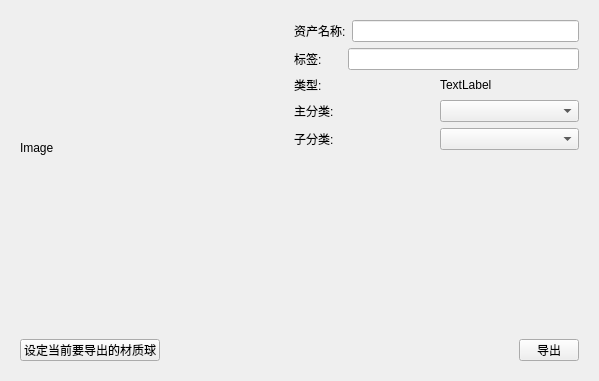
<?xml version="1.0" encoding="UTF-8"?>
<ui version="4.0">
 <class>Form</class>
 <widget class="QWidget" name="Form">
  <property name="geometry">
   <rect>
    <x>0</x>
    <y>0</y>
    <width>599</width>
    <height>381</height>
   </rect>
  </property>
  <property name="windowTitle">
   <string>Form</string>
  </property>
  <layout class="QVBoxLayout" name="verticalLayout_4">
   <item>
    <widget class="QWidget" name="widget_2" native="true">
     <layout class="QHBoxLayout" name="horizontalLayout_6">
      <property name="spacing">
       <number>0</number>
      </property>
      <property name="leftMargin">
       <number>0</number>
      </property>
      <property name="topMargin">
       <number>0</number>
      </property>
      <property name="rightMargin">
       <number>0</number>
      </property>
      <property name="bottomMargin">
       <number>0</number>
      </property>
      <item>
       <widget class="QWidget" name="widget_4" native="true">
        <layout class="QVBoxLayout" name="verticalLayout_2">
         <item>
          <widget class="QLabel" name="lb_image">
           <property name="sizePolicy">
            <sizepolicy hsizetype="Fixed" vsizetype="Fixed">
             <horstretch>0</horstretch>
             <verstretch>0</verstretch>
            </sizepolicy>
           </property>
           <property name="minimumSize">
            <size>
             <width>256</width>
             <height>256</height>
            </size>
           </property>
           <property name="text">
            <string>Image</string>
           </property>
          </widget>
         </item>
         <item>
          <spacer name="verticalSpacer">
           <property name="orientation">
            <enum>Qt::Vertical</enum>
           </property>
           <property name="sizeHint" stdset="0">
            <size>
             <width>20</width>
             <height>40</height>
            </size>
           </property>
          </spacer>
         </item>
        </layout>
       </widget>
      </item>
      <item alignment="Qt::AlignTop">
       <widget class="QWidget" name="widget_5" native="true">
        <layout class="QVBoxLayout" name="verticalLayout">
         <item>
          <layout class="QHBoxLayout" name="horizontalLayout">
           <item>
            <widget class="QLabel" name="label_2">
             <property name="text">
              <string>资产名称:</string>
             </property>
            </widget>
           </item>
           <item>
            <widget class="QLineEdit" name="leAssetName"/>
           </item>
          </layout>
         </item>
         <item>
          <layout class="QHBoxLayout" name="horizontalLayout_2">
           <item>
            <widget class="QLabel" name="label_3">
             <property name="text">
              <string>标签:      </string>
             </property>
            </widget>
           </item>
           <item>
            <widget class="QLineEdit" name="lb_tags">
             <property name="toolTip">
              <string>输入标签,以逗号分割</string>
             </property>
            </widget>
           </item>
          </layout>
         </item>
         <item>
          <layout class="QHBoxLayout" name="horizontalLayout_5">
           <item>
            <widget class="QLabel" name="label">
             <property name="text">
              <string>类型:</string>
             </property>
            </widget>
           </item>
           <item>
            <widget class="QLabel" name="lb_type">
             <property name="text">
              <string>TextLabel</string>
             </property>
            </widget>
           </item>
          </layout>
         </item>
         <item>
          <layout class="QHBoxLayout" name="horizontalLayout_3">
           <item>
            <widget class="QLabel" name="label_4">
             <property name="text">
              <string>主分类:</string>
             </property>
            </widget>
           </item>
           <item>
            <widget class="QComboBox" name="cb_categoryMain"/>
           </item>
          </layout>
         </item>
         <item>
          <layout class="QHBoxLayout" name="horizontalLayout_4">
           <item>
            <widget class="QLabel" name="label_5">
             <property name="text">
              <string>子分类:</string>
             </property>
            </widget>
           </item>
           <item>
            <widget class="QComboBox" name="cb_subCategory"/>
           </item>
          </layout>
         </item>
        </layout>
       </widget>
      </item>
     </layout>
    </widget>
   </item>
   <item>
    <widget class="QWidget" name="widget" native="true">
     <property name="maximumSize">
      <size>
       <width>16777215</width>
       <height>40</height>
      </size>
     </property>
     <layout class="QHBoxLayout" name="horizontalLayout_7">
      <item>
       <widget class="QPushButton" name="setCurrentAsset">
        <property name="text">
         <string>设定当前要导出的材质球</string>
        </property>
       </widget>
      </item>
      <item>
       <spacer name="horizontalSpacer">
        <property name="orientation">
         <enum>Qt::Horizontal</enum>
        </property>
        <property name="sizeHint" stdset="0">
         <size>
          <width>433</width>
          <height>19</height>
         </size>
        </property>
       </spacer>
      </item>
      <item>
       <widget class="QPushButton" name="btn_export">
        <property name="maximumSize">
         <size>
          <width>60</width>
          <height>16777215</height>
         </size>
        </property>
        <property name="text">
         <string>导出</string>
        </property>
       </widget>
      </item>
     </layout>
    </widget>
   </item>
  </layout>
 </widget>
 <resources/>
 <connections/>
</ui>
